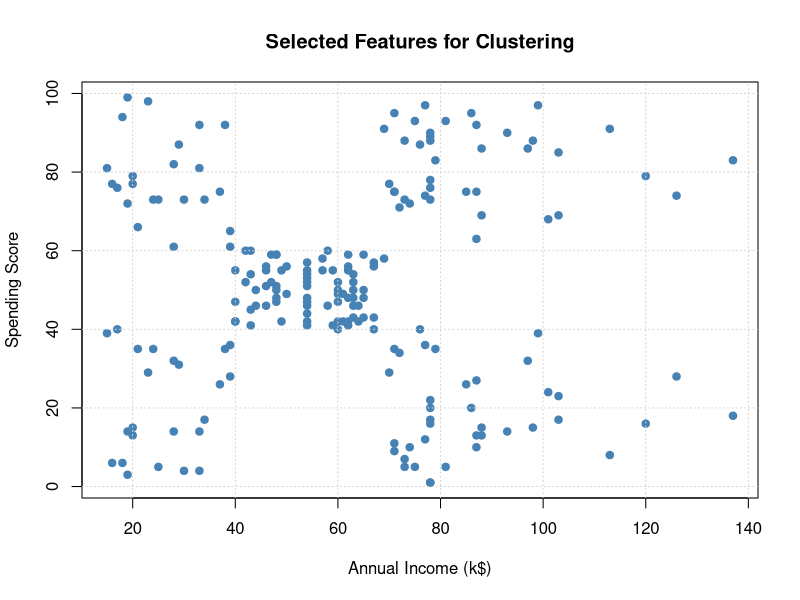

The R source for this figure:
# ============================================
# TASK 3.1: FEATURE SELECTION
# ============================================

library(tidyverse)

cat("========================================\n")
cat("FEATURE SELECTION\n")
cat("========================================\n\n")

# ============================================
# LOAD DATASET
# ============================================

df <- read.csv("data/cleaned/mall_customers_original.csv")

cat("Dataset Loaded Successfully!\n\n")

cat("Dataset Dimensions:\n")
print(dim(df))

cat("\nColumn Names:\n")
print(names(df))

# ============================================
# SELECT FEATURES FOR CLUSTERING
# ============================================

selected_features <- df %>%
  select(Annual_Income, Spending_Score)

cat("\nSelected Features:\n")
print(names(selected_features))

# ============================================
# SUMMARY STATISTICS
# ============================================

cat("\nSummary Statistics:\n")
print(summary(selected_features))

# ============================================
# CORRELATION
# ============================================

cat("\nCorrelation Matrix:\n")
print(cor(selected_features))

# ============================================
# VISUALIZATION
# ============================================

png(
  filename = "models/feature_selection/selected_features_plot.png",
  width = 1200,
  height = 800,
  res = 120
)

plot(
  selected_features$Annual_Income,
  selected_features$Spending_Score,
  pch = 19,
  col = "steelblue",
  xlab = "Annual Income (k$)",
  ylab = "Spending Score",
  main = "Selected Features for Clustering"
)

grid()

dev.off()

cat("\n✓ Scatter plot saved successfully.\n")

# ============================================
# SAVE SELECTED FEATURES
# ============================================

dir.create(
  "models/feature_selection",
  recursive = TRUE,
  showWarnings = FALSE
)

write.csv(
  selected_features,
  "models/feature_selection/selected_features.csv",
  row.names = FALSE
)

saveRDS(
  selected_features,
  "models/feature_selection/selected_features.rds"
)

cat("\n✓ Selected features saved successfully.\n")

# ============================================
# FEATURE IMPORTANCE REPORT
# ============================================

cat("\n========================================\n")
cat("FEATURE SELECTION REPORT\n")
cat("========================================\n")

cat("Selected Features:\n")
cat("1. Annual_Income\n")
cat("2. Spending_Score\n\n")

cat("Reason:\n")
cat("- Annual Income represents customer's earning capacity.\n")
cat("- Spending Score represents customer's purchasing behaviour.\n")
cat("- These two features are the most important for customer segmentation.\n")
cat("- They are used as input for K-Means and Hierarchical Clustering.\n")

cat("\n✓ Feature Selection Completed Successfully!\n")
